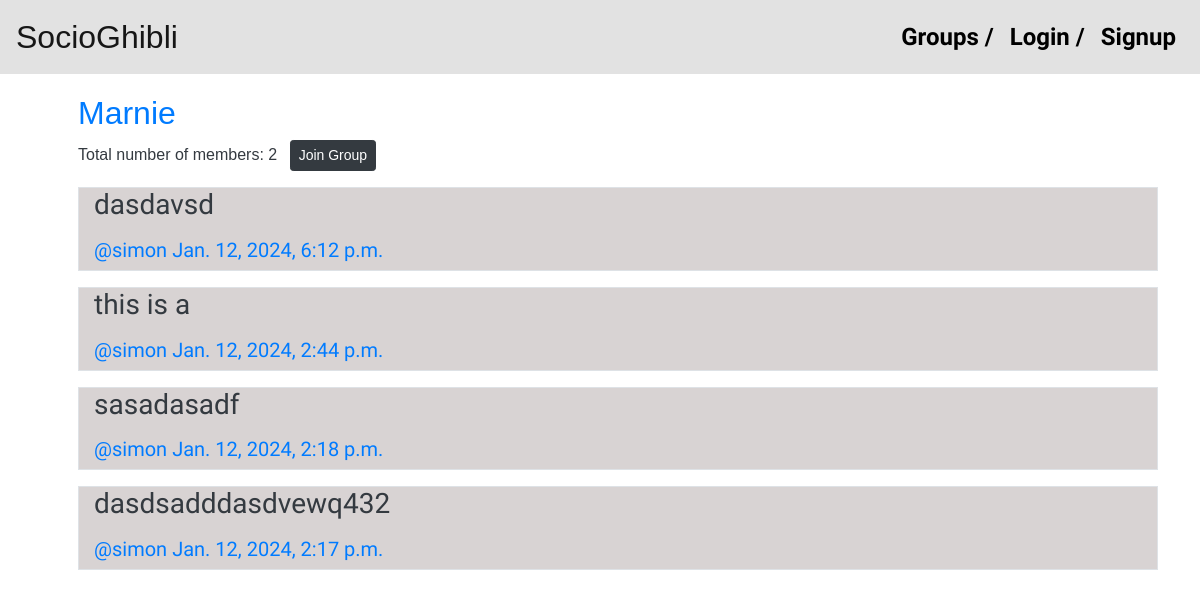
/groups/posts/in/marnie/, run on an earlier commit of the app's database.
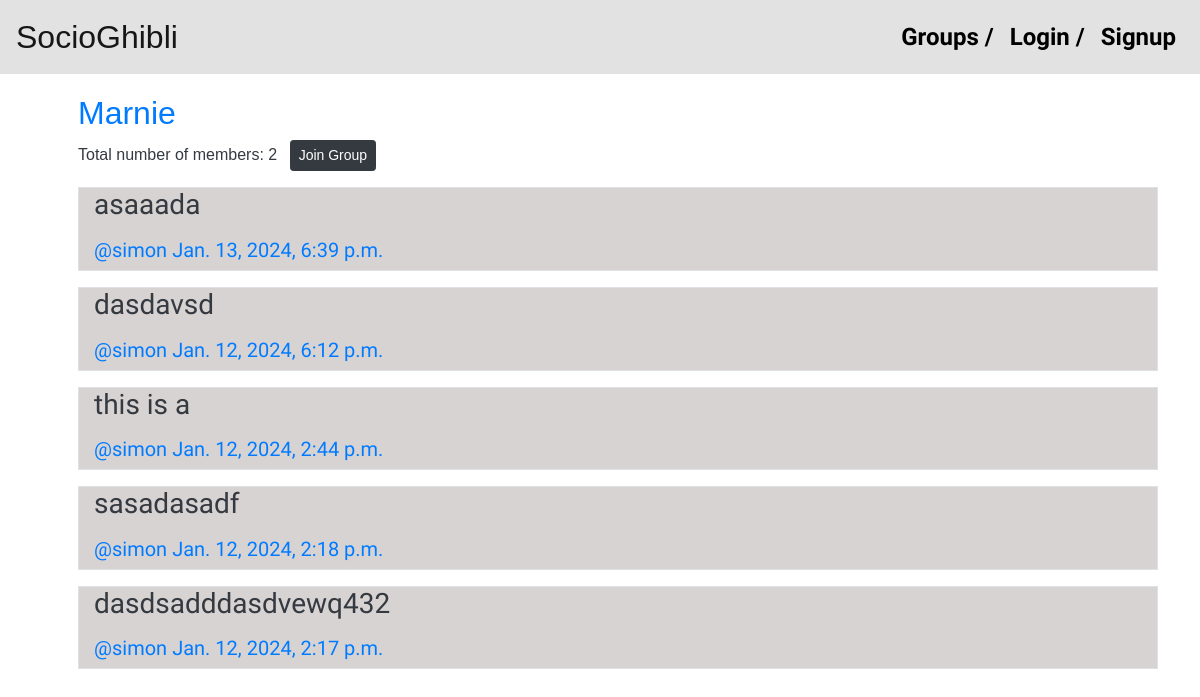
And on a later commit of the database.
### posts/models.py (models this page shows, shortened)
class SocioGhibliPost(models.Model):
    user = models.ForeignKey(current_user, related_name="posts", on_delete=models.CASCADE)
    created_at = models.DateTimeField(auto_now=True)
    message = models.TextField()
    message_html = models.TextField(editable=False)
    group = models.ForeignKey(SocioGhibliGroup, related_name="posts", null=True, blank=True, on_delete=models.CASCADE)
    class Meta:
        ordering = ["-created_at"]
        unique_together = ["user", "message"]

### groups/views.py (the view)
# urls.py: path("posts/in/<slug>/", views.SingleSocioGhibliGroupView.as_view(), name="single"),
class SingleSocioGhibliGroupView(DetailView):
    model = SocioGhibliGroup
    context_object_name = "group"
    template_name  = "groups/group_detail.html"

### groups/templates/groups/group_detail.html (shortened to what this page needs)
{% extends "groups/group_base.html" %}
{% block pregroup %}
  <div class="row">
    <div class="col-md-4">
      <h2 class="aria-font">{{ group.name }}</h2>
      <p class="aria-font">Total number of members: {{ group.members.count }}
        {% if user in group.members.all %}
          <a href="{% url 'groups:leave' slug=group.slug %}" class="ml-2 btn btn-sm btn-warning">
            Leave
          </a>
        {% else %}
          <a href="{% url 'groups:join' slug=group.slug %}" class="ml-2 btn btn-sm btn-dark">
            Join Group
          </a>
        {% endif %}
      </p>
    </div>
  </div>
{% endblock %}
{% block group_content %}
  <div class="row">
    <div class="col-md-12">
      {% if group.posts.count == 0 %}
        <h2>No posts yet!</h2>
      {% else %}
        {% for post in group.posts.all %}
          <div class="mb-3">
            {% include "posts/_post.html" with post=post hide_delete=True %}
          </div>
        {% endfor %}
      {% endif %}
    </div>
  </div>
{% endblock %}

### posts/templates/posts/_post.html (shortened to what this page needs)
<div class="post_media col-md-12 border border-1" style="background-color: rgba(212, 207, 207, 0.9);">
    <h3> {{ post.message_html|safe }} </h3>
    <div class="media-body">
        <h5 class="media-heading">
            <span class="username">
                <a href="{% url 'posts:for_user' username=post.user.username%}">@{{post.user.username}}</a>
            </span>
            <time class="time">
                <a href="{% url 'posts:single' username=post.user.username pk=post.pk %}">{{post.created_at}}</a>
            </time>
        </h5>
    </div>
</div>

What changed in the data, as far as the page shows it:
now on this page (row edited): SocioGhibliPost: message_html "asaaada", user.username "simon", created_at "Jan. 13, 2024, 6:39 p.m."
